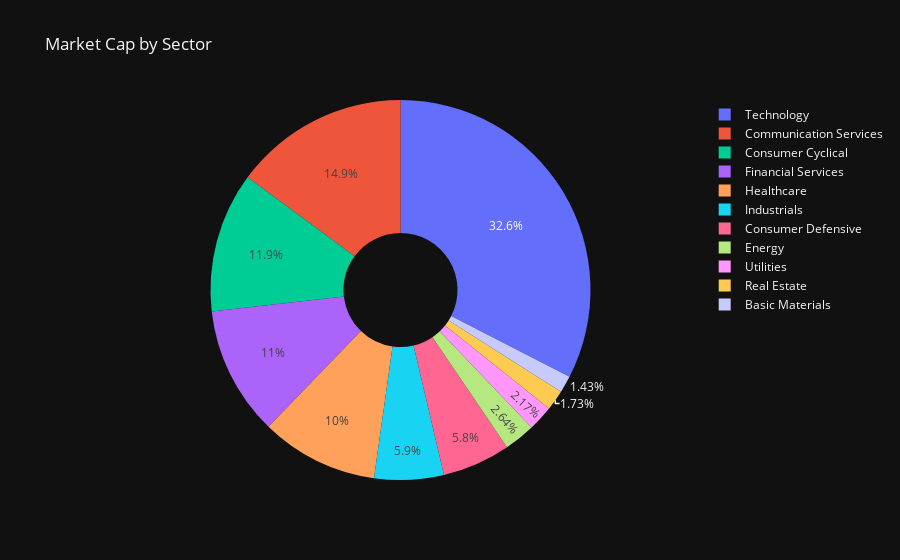

Notebook code for this chart:
### Code cell
cursor = conn.cursor()

df = pd.DataFrame(data, columns=['symbol', 'short_name', 'sector', 'market_cap'])

# Group by sector and sum the market cap
sector_market_cap = df.groupby('sector')['market_cap'].sum().reset_index()

# Create a Plotly pie chart
fig = go.Figure(go.Pie(
    labels=sector_market_cap['sector'],
    values=sector_market_cap['market_cap'],
    hole=0.3,  # Optional: Adds a hole in the middle for a donut chart effect
))

# Customize the layout
fig.update_layout(
    title="Market Cap by Sector",
    template="plotly_dark",  # Optional: dark theme for the chart
)

cursor.close()

# Show the pie chart
fig.show()

### Figure 1 — Plotly figure (JSON) as saved in the notebook; plotly's stock layout.template omitted (floating-point values rounded to 4 significant figures)
{"data": [{"hole": 0.3, "labels": ["Basic Materials", "Communication Services", "Consumer Cyclical", "Consumer Defensive", "Energy", "Financial Services", "Healthcare", "Industrials", "Real Estate", "Technology", "Utilities"], "type": "pie", "values": [792346820608, 8266740194304, 6608472405248, 3220716992000, 1467232929280, 6092771036672, 5549377661696, 3277042653696, 957962987520, 18071797679616, 1203912694784]}], "layout": {"title": {"text": "Market Cap by Sector"}}}
